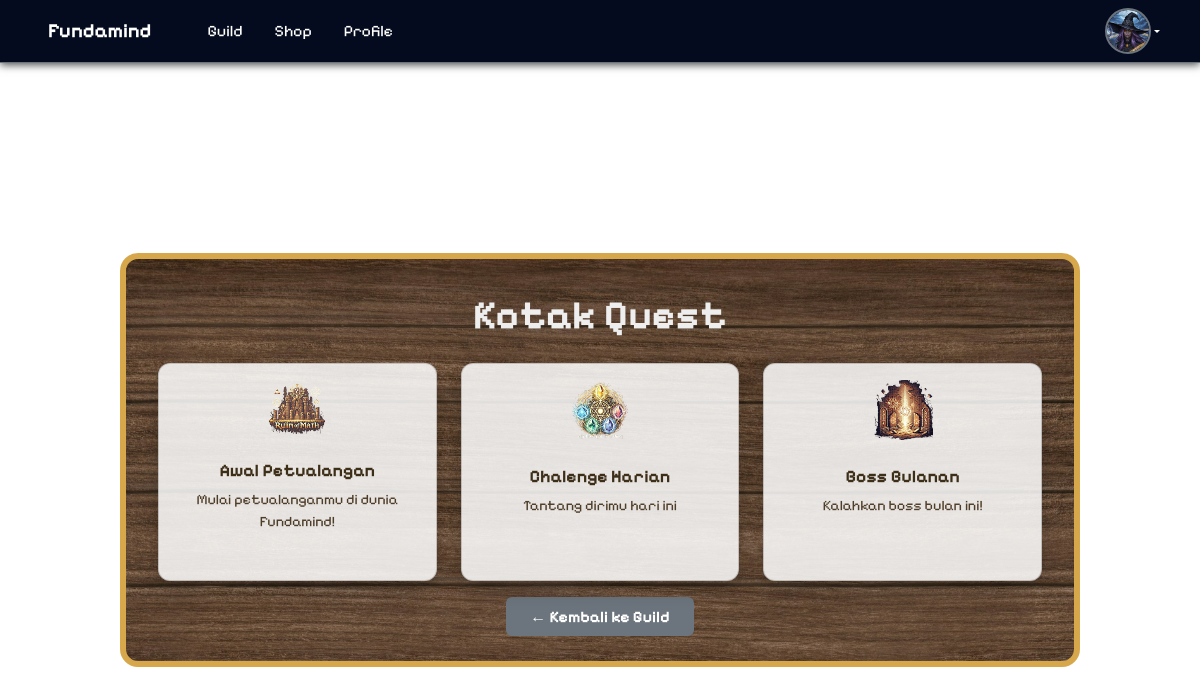
The app's page /pages/quest_box.php (signed in), older data.
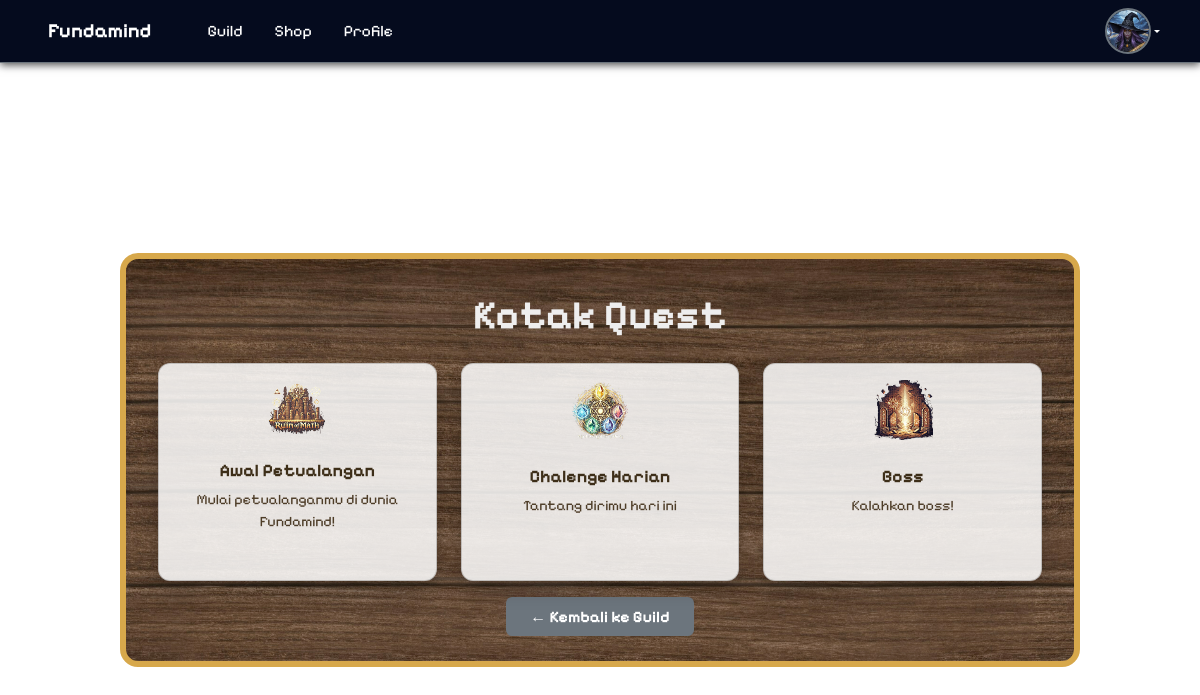
The same page, newer data.
### tables this page shows
CREATE TABLE `quests` (
  `id_quest` int NOT NULL,
  `judul` varchar(100) NOT NULL,
  `deskripsi` text,
  `kategori` enum('story','challenge','boss_battle') NOT NULL,
  `xp_reward` int DEFAULT '0',
  `coin_reward` int DEFAULT '0',
  `gambar_icon` varchar(255) DEFAULT NULL,
  `tersedia` tinyint(1) DEFAULT '1',
  `mulai_event` date DEFAULT NULL,
  `akhir_event` date DEFAULT NULL
);

### pages/quest_box.php (the view, shortened to what this page needs)
<?php
include 'db.php';
$quests = [
    'story' => [],
    'challenge' => [],
    'boss_battle' => []
];
$result = mysqli_query($koneksi, "SELECT * FROM quests ORDER BY id_quest ASC");
while ($row = mysqli_fetch_assoc($result)) {
    $quests[$row['kategori']][] = $row;
}
?>
<!DOCTYPE html>
<html lang="id">
<head>
    <link href="https://cdn.jsdelivr.net/npm/bootstrap@5.3.3/dist/css/bootstrap.min.css" rel="stylesheet">
    <link rel="stylesheet" href="../assets/css/navbar.css" />
</head>
<body>
    <?php include 'includes/navbar.php'; ?>
    <div class="container d-flex justify-content-center align-items-center min-vh-100">
        <div class="board-container w-100" style="max-width: 960px;">
            <h1 class="text-center fw-bold mb-4" style="color: #eee;">Kotak Quest</h1>
            <div class="row g-4">
                <?php
                $icons = [
                    'story' => '../assets/images/Ruin_of_Math 1.png',
                    'challenge' => '../assets/images/The_Five_Crystals_of_Unity 1.png',
                    'boss_battle' => '../assets/images/The_Shattered_Aksara 1.png'
                ];
                foreach ($quests as $kategori => $dataList):
                    foreach ($dataList as $quest):
                        if ($kategori === 'challenge') {
                            $url = "challenge_ready.php?id={$quest['id_quest']}";
                        } elseif ($kategori === 'boss_battle') {
                            $url = "quest_boss.php?id={$quest['id_quest']}";
                        } else {
                            $url = "quest_chapter.php?id={$quest['id_quest']}";
                        }
                ?>
                        <div class="col-md-4">
                            <a href="<?= $url ?>" class="text-decoration-none">
                                <div class="card quest-card text-center h-100">
                                    <img src="<?= $icons[$kategori]; ?>" class="card-img-top mx-auto" alt="Icon <?= $kategori; ?>">
                                    <div class="card-body">
                                        <h5 class="quest-title"><?= htmlspecialchars($quest['judul']); ?></h5>
                                        <p class="quest-desc"><?= htmlspecialchars($quest['deskripsi'] ?? ''); ?></p>
                                    </div>
                                </div>
                            </a>
                        </div>
                <?php
                    endforeach;
                endforeach;
                ?>
            </div>
            <div class="text-center mt-4">
                <a href="guild.php" class="btn-back">← Kembali ke Guild</a>
            </div>
        </div>
    </div>
</body>
</html>

### pages/includes/navbar.php (shortened to what this page needs)
<nav class="navbar navbar-expand-lg navbar-dark bg-dark fixed-top border-bottom border-secondary">
  <div class="container-fluid px-4">
    <div class="d-flex align-items-center w-100">
      <a class="navbar-brand fw-bold fs-5 text-white me-5 ps-2" href="dashboard.php">Fundamind</a>
      <ul class="navbar-nav mb-2 mb-lg-0 gap-3 flex-row flex-wrap">
        <li class="nav-item">
          <a class="nav-link text-secondary fs-6 fw-normal" href="guild.php">Guild</a>
        </li>
        <li class="nav-item">
          <a class="nav-link text-secondary fs-6 fw-normal" href="shop.php">Shop</a>
        </li>
        <li class="nav-item">
          <a class="nav-link text-secondary fs-6 fw-normal" href="profile.php">Profile</a>
        </li>
      </ul>
      <div class="d-none d-lg-block ms-auto">
        <?php if (isset($_SESSION['user_id'])): ?>
          <div class="dropdown">
            <a href="#" class="d-flex align-items-center text-white text-decoration-none dropdown-toggle"
               id="dropdownUser" data-bs-toggle="dropdown" aria-expanded="false">
              <img src="../assets/images/<?php echo $_SESSION['avatar'] ?? 'default-avatar.png'; ?>"
                   alt="avatar"
                   width="46"
                   height="46"
                   class="rounded-circle"
                   style="object-fit: cover; border: 2px solid #6c757d;">
            </a>
          </div>
        <?php else: ?>
          <a href="login.php" class="btn btn-outline-light fw-bold px-4 py-2">Login</a>
        <?php endif; ?>
      </div>
    </div>
  </div>
</nav>

### assets/css/navbar.css (style rules this page uses)
.navbar { position: fixed; top: 0; left: 0; width: 100%; z-index: 1000; background-color: #050B1E !important; padding: 0.5rem 1rem; font-size: 12px; box-shadow: 0 2px 8px rgba(0, 0, 0, 0.7); }
.navbar-nav .nav-link { color: #ffffff !important; font-weight: bold; transition: color 0.2s ease-in-out; }

### pages/quest_box.php (style rules this page uses)
body { font-family: "PixelifySans", sans-serif; background: url('../assets/images/guild_background_1440x1024.png') no-repeat center center fixed; background-size: cover; padding-top: 60px; color: #fff; }
.board-container { background-image: url('../assets/images/wood_texture_pixel.png'); background-size: cover; border: 6px solid #d7a84b; border-radius: 18px; padding: 2rem; }
.quest-card { background-color: rgba(255, 255, 255, 0.85); border-radius: 12px; padding: 1rem; transition: transform 0.3s ease; cursor: pointer; box-shadow: 0 8px 20px rgba(0, 0, 0, 0.25); }
.quest-title { font-size: 1.1rem; font-weight: bold; color: #3d2e18; }
.quest-desc { font-size: 0.9rem; color: #4e3d28; }
.btn-back { background-color: #6c757d; color: white; font-weight: bold; padding: 10px 24px; border-radius: 6px; text-decoration: none; }
.card-img-top { width: 60px; margin-bottom: 10px; }

Row changes from the older to the newer data that the page shows:
changed quests: judul "Boss Bulanan" → "Boss"; deskripsi "Kalahkan boss bulan ini!" → "Kalahkan boss!"
